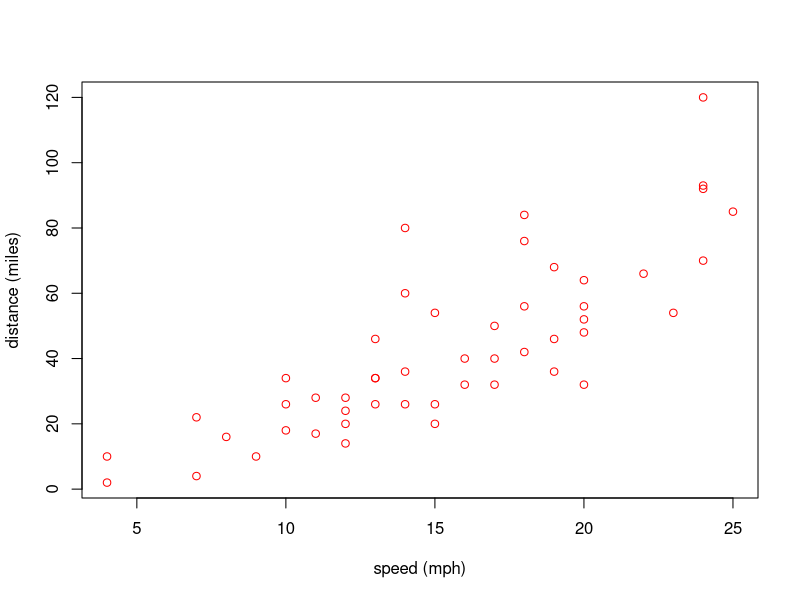

R code for this plot:
## ---- chunk 1
knitr::opts_chunk$set(echo = TRUE)
## ---- chunk 2
plot(cars, col="red", xlab="speed (mph)", ylab="distance (miles)")
## ---- chunk 3
library(knitr)
kable(summary(cars))
